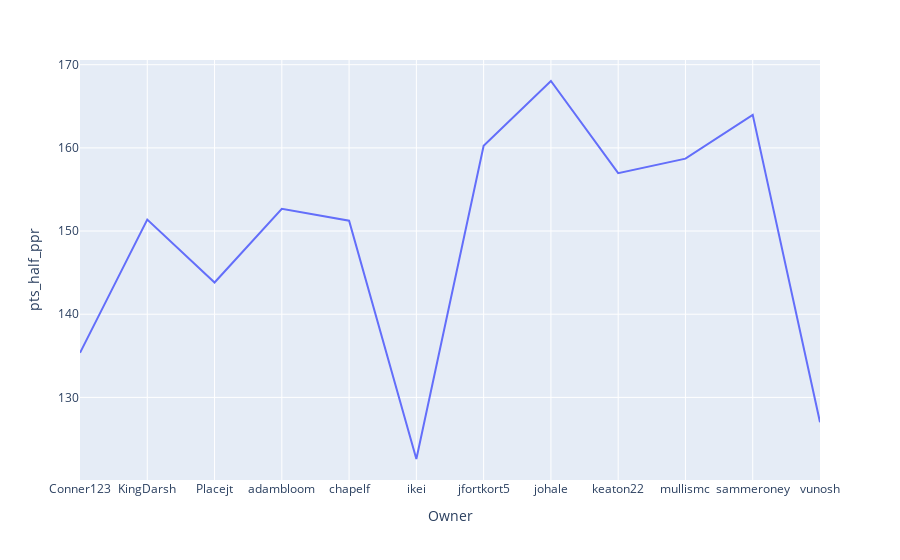

Notebook code cell kept with this figure:
### Code cell
fig = px.line(pts, y = "pts_half_ppr")
fig.show()

### Figure 1 — Plotly figure (JSON) as saved in the notebook; plotly's stock layout.template omitted (floating-point values rounded to 4 significant figures)
{"data": [{"hovertemplate": "Owner=%{x}<br>pts_half_ppr=%{y}<extra></extra>", "legendgroup": "", "line": {"color": "#636efa", "dash": "solid"}, "marker": {"symbol": "circle"}, "mode": "lines", "name": "", "orientation": "v", "showlegend": false, "type": "scatter", "x": ["Conner123", "KingDarsh", "Placejt", "adambloom", "chapelf", "ikei", "jfortkort5", "johale", "keaton22", "mullismc", "sammeroney", "vunosh"], "xaxis": "x", "y": [135.4, 151.4, 143.8, 152.7, 151.2, 122.6, 160.2, 168.0, 157.0, 158.7, 164.0, 127.0], "yaxis": "y"}], "layout": {"legend": {"tracegroupgap": 0}, "margin": {"t": 60}, "xaxis": {"anchor": "y", "domain": [0, 1], "title": {"text": "Owner"}}, "yaxis": {"anchor": "x", "domain": [0, 1], "title": {"text": "pts_half_ppr"}}}}
